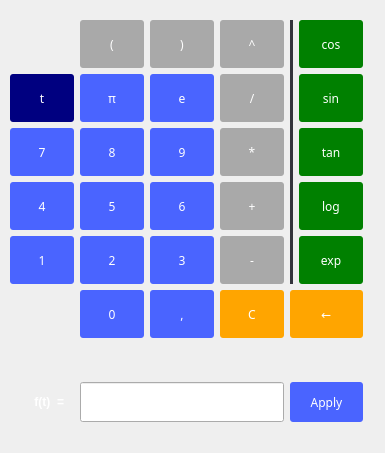
<?xml version="1.0" encoding="UTF-8"?>
<ui version="4.0">
 <class>Math</class>
 <widget class="QWidget" name="Math">
  <property name="geometry">
   <rect>
    <x>0</x>
    <y>0</y>
    <width>385</width>
    <height>453</height>
   </rect>
  </property>
  <property name="windowTitle">
   <string>Form</string>
  </property>
  <property name="styleSheet">
   <string notr="true">QPushButton {
color: white;
background-color: #4a64ff;
font-family:  14pt;
border-width: 0px;
border-radius: 3px;
min-width: 64px;
}
QPushButton:disabled {
background-color: grey;
}
QPushButton:pressed {
background-color: #F45000;
}
QLabel {
color: white;

font-weight: bold;
}
QMenu {
color: white;
background-color: green;

font-weight: bold;
border-width: 0px;
border-radius: 3px;
}
QMenu::item { background-color: transparent; }
QMenu::item:selected { background-color: #F45000; }</string>
  </property>
  <layout class="QGridLayout" name="gridLayout_2">
   <property name="leftMargin">
    <number>0</number>
   </property>
   <property name="topMargin">
    <number>20</number>
   </property>
   <property name="rightMargin">
    <number>0</number>
   </property>
   <property name="bottomMargin">
    <number>0</number>
   </property>
   <item row="9" column="4" colspan="3">
    <widget class="QLineEdit" name="function">
     <property name="sizePolicy">
      <sizepolicy hsizetype="Preferred" vsizetype="Minimum">
       <horstretch>0</horstretch>
       <verstretch>0</verstretch>
      </sizepolicy>
     </property>
     <property name="maximumSize">
      <size>
       <width>16777215</width>
       <height>40</height>
      </size>
     </property>
     <property name="styleSheet">
      <string notr="true">
QLineEdit[invalid=true] {
border-color: red;
}
QLineEdit[valid=true] {
border-color: green;
}</string>
     </property>
    </widget>
   </item>
   <item row="9" column="3">
    <widget class="QLabel" name="label_2">
     <property name="sizePolicy">
      <sizepolicy hsizetype="Preferred" vsizetype="Maximum">
       <horstretch>0</horstretch>
       <verstretch>0</verstretch>
      </sizepolicy>
     </property>
     <property name="text">
      <string>f(t)  =   </string>
     </property>
     <property name="alignment">
      <set>Qt::AlignRight|Qt::AlignTrailing|Qt::AlignVCenter</set>
     </property>
    </widget>
   </item>
   <item row="6" column="5">
    <widget class="QWidget" name="widget" native="true">
     <property name="sizePolicy">
      <sizepolicy hsizetype="Preferred" vsizetype="MinimumExpanding">
       <horstretch>0</horstretch>
       <verstretch>0</verstretch>
      </sizepolicy>
     </property>
     <property name="minimumSize">
      <size>
       <width>0</width>
       <height>8</height>
      </size>
     </property>
     <property name="maximumSize">
      <size>
       <width>0</width>
       <height>48</height>
      </size>
     </property>
    </widget>
   </item>
   <item row="0" column="8">
    <widget class="QPushButton" name="btnCos">
     <property name="sizePolicy">
      <sizepolicy hsizetype="Fixed" vsizetype="MinimumExpanding">
       <horstretch>0</horstretch>
       <verstretch>0</verstretch>
      </sizepolicy>
     </property>
     <property name="minimumSize">
      <size>
       <width>64</width>
       <height>48</height>
      </size>
     </property>
     <property name="maximumSize">
      <size>
       <width>16777215</width>
       <height>64</height>
      </size>
     </property>
     <property name="styleSheet">
      <string notr="true">QPushButton:enabled:!pressed { background-color: green; }</string>
     </property>
     <property name="text">
      <string>cos</string>
     </property>
    </widget>
   </item>
   <item row="2" column="9">
    <spacer name="horizontalSpacer">
     <property name="orientation">
      <enum>Qt::Horizontal</enum>
     </property>
     <property name="sizeType">
      <enum>QSizePolicy::Expanding</enum>
     </property>
     <property name="sizeHint" stdset="0">
      <size>
       <width>0</width>
       <height>0</height>
      </size>
     </property>
    </spacer>
   </item>
   <item row="4" column="4">
    <widget class="QPushButton" name="btn2">
     <property name="sizePolicy">
      <sizepolicy hsizetype="Fixed" vsizetype="MinimumExpanding">
       <horstretch>0</horstretch>
       <verstretch>0</verstretch>
      </sizepolicy>
     </property>
     <property name="minimumSize">
      <size>
       <width>64</width>
       <height>48</height>
      </size>
     </property>
     <property name="maximumSize">
      <size>
       <width>16777215</width>
       <height>64</height>
      </size>
     </property>
     <property name="text">
      <string>2</string>
     </property>
    </widget>
   </item>
   <item row="2" column="3">
    <widget class="QPushButton" name="btn7">
     <property name="sizePolicy">
      <sizepolicy hsizetype="Fixed" vsizetype="MinimumExpanding">
       <horstretch>0</horstretch>
       <verstretch>0</verstretch>
      </sizepolicy>
     </property>
     <property name="minimumSize">
      <size>
       <width>64</width>
       <height>48</height>
      </size>
     </property>
     <property name="maximumSize">
      <size>
       <width>16777215</width>
       <height>64</height>
      </size>
     </property>
     <property name="text">
      <string>7</string>
     </property>
    </widget>
   </item>
   <item row="5" column="5">
    <widget class="QPushButton" name="btnComma">
     <property name="sizePolicy">
      <sizepolicy hsizetype="Fixed" vsizetype="MinimumExpanding">
       <horstretch>0</horstretch>
       <verstretch>0</verstretch>
      </sizepolicy>
     </property>
     <property name="minimumSize">
      <size>
       <width>64</width>
       <height>48</height>
      </size>
     </property>
     <property name="maximumSize">
      <size>
       <width>16777215</width>
       <height>64</height>
      </size>
     </property>
     <property name="text">
      <string>,</string>
     </property>
    </widget>
   </item>
   <item row="11" column="7">
    <spacer name="verticalSpacer">
     <property name="orientation">
      <enum>Qt::Vertical</enum>
     </property>
     <property name="sizeType">
      <enum>QSizePolicy::Expanding</enum>
     </property>
     <property name="sizeHint" stdset="0">
      <size>
       <width>0</width>
       <height>0</height>
      </size>
     </property>
    </spacer>
   </item>
   <item row="4" column="5">
    <widget class="QPushButton" name="btn3">
     <property name="sizePolicy">
      <sizepolicy hsizetype="Fixed" vsizetype="MinimumExpanding">
       <horstretch>0</horstretch>
       <verstretch>0</verstretch>
      </sizepolicy>
     </property>
     <property name="minimumSize">
      <size>
       <width>64</width>
       <height>48</height>
      </size>
     </property>
     <property name="maximumSize">
      <size>
       <width>16777215</width>
       <height>64</height>
      </size>
     </property>
     <property name="text">
      <string>3</string>
     </property>
    </widget>
   </item>
   <item row="5" column="7" colspan="2">
    <widget class="QPushButton" name="btnBackspace">
     <property name="sizePolicy">
      <sizepolicy hsizetype="Minimum" vsizetype="MinimumExpanding">
       <horstretch>0</horstretch>
       <verstretch>0</verstretch>
      </sizepolicy>
     </property>
     <property name="minimumSize">
      <size>
       <width>64</width>
       <height>48</height>
      </size>
     </property>
     <property name="maximumSize">
      <size>
       <width>16777215</width>
       <height>64</height>
      </size>
     </property>
     <property name="styleSheet">
      <string notr="true">QPushButton:enabled:!pressed { background-color: orange; }</string>
     </property>
     <property name="text">
      <string>←</string>
     </property>
    </widget>
   </item>
   <item row="0" column="4">
    <widget class="QPushButton" name="btnOpenP">
     <property name="sizePolicy">
      <sizepolicy hsizetype="Fixed" vsizetype="MinimumExpanding">
       <horstretch>0</horstretch>
       <verstretch>0</verstretch>
      </sizepolicy>
     </property>
     <property name="minimumSize">
      <size>
       <width>64</width>
       <height>48</height>
      </size>
     </property>
     <property name="maximumSize">
      <size>
       <width>16777215</width>
       <height>64</height>
      </size>
     </property>
     <property name="styleSheet">
      <string notr="true">QPushButton:enabled:!pressed { background-color: darkgrey; }</string>
     </property>
     <property name="text">
      <string>(</string>
     </property>
    </widget>
   </item>
   <item row="4" column="8">
    <widget class="QPushButton" name="btnExp">
     <property name="sizePolicy">
      <sizepolicy hsizetype="Fixed" vsizetype="MinimumExpanding">
       <horstretch>0</horstretch>
       <verstretch>0</verstretch>
      </sizepolicy>
     </property>
     <property name="minimumSize">
      <size>
       <width>64</width>
       <height>48</height>
      </size>
     </property>
     <property name="maximumSize">
      <size>
       <width>16777215</width>
       <height>64</height>
      </size>
     </property>
     <property name="styleSheet">
      <string notr="true">QPushButton:enabled:!pressed { background-color: green; }</string>
     </property>
     <property name="text">
      <string>exp</string>
     </property>
    </widget>
   </item>
   <item row="4" column="3">
    <widget class="QPushButton" name="btn1">
     <property name="sizePolicy">
      <sizepolicy hsizetype="Fixed" vsizetype="MinimumExpanding">
       <horstretch>0</horstretch>
       <verstretch>0</verstretch>
      </sizepolicy>
     </property>
     <property name="minimumSize">
      <size>
       <width>64</width>
       <height>48</height>
      </size>
     </property>
     <property name="maximumSize">
      <size>
       <width>16777215</width>
       <height>64</height>
      </size>
     </property>
     <property name="text">
      <string>1</string>
     </property>
    </widget>
   </item>
   <item row="2" column="4">
    <widget class="QPushButton" name="btn8">
     <property name="sizePolicy">
      <sizepolicy hsizetype="Fixed" vsizetype="MinimumExpanding">
       <horstretch>0</horstretch>
       <verstretch>0</verstretch>
      </sizepolicy>
     </property>
     <property name="minimumSize">
      <size>
       <width>64</width>
       <height>48</height>
      </size>
     </property>
     <property name="maximumSize">
      <size>
       <width>16777215</width>
       <height>64</height>
      </size>
     </property>
     <property name="text">
      <string>8</string>
     </property>
    </widget>
   </item>
   <item row="4" column="6">
    <widget class="QPushButton" name="btnMinus">
     <property name="sizePolicy">
      <sizepolicy hsizetype="Fixed" vsizetype="MinimumExpanding">
       <horstretch>0</horstretch>
       <verstretch>0</verstretch>
      </sizepolicy>
     </property>
     <property name="minimumSize">
      <size>
       <width>64</width>
       <height>48</height>
      </size>
     </property>
     <property name="maximumSize">
      <size>
       <width>16777215</width>
       <height>64</height>
      </size>
     </property>
     <property name="styleSheet">
      <string notr="true">QPushButton:enabled:!pressed { background-color: darkgrey; }</string>
     </property>
     <property name="text">
      <string>-</string>
     </property>
    </widget>
   </item>
   <item row="1" column="6">
    <widget class="QPushButton" name="btnDiv">
     <property name="sizePolicy">
      <sizepolicy hsizetype="Fixed" vsizetype="MinimumExpanding">
       <horstretch>0</horstretch>
       <verstretch>0</verstretch>
      </sizepolicy>
     </property>
     <property name="minimumSize">
      <size>
       <width>64</width>
       <height>48</height>
      </size>
     </property>
     <property name="maximumSize">
      <size>
       <width>16777215</width>
       <height>64</height>
      </size>
     </property>
     <property name="styleSheet">
      <string notr="true">QPushButton:enabled:!pressed { background-color: darkgrey; }</string>
     </property>
     <property name="text">
      <string>/</string>
     </property>
    </widget>
   </item>
   <item row="2" column="6">
    <widget class="QPushButton" name="btnMult">
     <property name="sizePolicy">
      <sizepolicy hsizetype="Fixed" vsizetype="MinimumExpanding">
       <horstretch>0</horstretch>
       <verstretch>0</verstretch>
      </sizepolicy>
     </property>
     <property name="minimumSize">
      <size>
       <width>64</width>
       <height>48</height>
      </size>
     </property>
     <property name="maximumSize">
      <size>
       <width>16777215</width>
       <height>64</height>
      </size>
     </property>
     <property name="styleSheet">
      <string notr="true">QPushButton:enabled:!pressed { background-color: darkgrey; }</string>
     </property>
     <property name="text">
      <string>*</string>
     </property>
    </widget>
   </item>
   <item row="1" column="5">
    <widget class="QPushButton" name="btnE">
     <property name="sizePolicy">
      <sizepolicy hsizetype="Fixed" vsizetype="MinimumExpanding">
       <horstretch>0</horstretch>
       <verstretch>0</verstretch>
      </sizepolicy>
     </property>
     <property name="minimumSize">
      <size>
       <width>64</width>
       <height>48</height>
      </size>
     </property>
     <property name="maximumSize">
      <size>
       <width>16777215</width>
       <height>64</height>
      </size>
     </property>
     <property name="text">
      <string>e</string>
     </property>
    </widget>
   </item>
   <item row="0" column="7" rowspan="5">
    <widget class="Line" name="line_2">
     <property name="sizePolicy">
      <sizepolicy hsizetype="Minimum" vsizetype="Minimum">
       <horstretch>0</horstretch>
       <verstretch>0</verstretch>
      </sizepolicy>
     </property>
     <property name="styleSheet">
      <string notr="true">color: rgb(51, 51, 59);</string>
     </property>
     <property name="frameShadow">
      <enum>QFrame::Plain</enum>
     </property>
     <property name="lineWidth">
      <number>4</number>
     </property>
     <property name="orientation">
      <enum>Qt::Vertical</enum>
     </property>
    </widget>
   </item>
   <item row="5" column="6">
    <widget class="QPushButton" name="btnClear">
     <property name="sizePolicy">
      <sizepolicy hsizetype="Minimum" vsizetype="MinimumExpanding">
       <horstretch>0</horstretch>
       <verstretch>0</verstretch>
      </sizepolicy>
     </property>
     <property name="minimumSize">
      <size>
       <width>64</width>
       <height>48</height>
      </size>
     </property>
     <property name="maximumSize">
      <size>
       <width>16777215</width>
       <height>64</height>
      </size>
     </property>
     <property name="styleSheet">
      <string notr="true">QPushButton:enabled:!pressed { background-color: orange; }</string>
     </property>
     <property name="text">
      <string>C</string>
     </property>
    </widget>
   </item>
   <item row="5" column="4">
    <widget class="QPushButton" name="btn0">
     <property name="sizePolicy">
      <sizepolicy hsizetype="Minimum" vsizetype="MinimumExpanding">
       <horstretch>0</horstretch>
       <verstretch>0</verstretch>
      </sizepolicy>
     </property>
     <property name="minimumSize">
      <size>
       <width>64</width>
       <height>48</height>
      </size>
     </property>
     <property name="maximumSize">
      <size>
       <width>16777215</width>
       <height>64</height>
      </size>
     </property>
     <property name="text">
      <string>0</string>
     </property>
    </widget>
   </item>
   <item row="3" column="5">
    <widget class="QPushButton" name="btn6">
     <property name="sizePolicy">
      <sizepolicy hsizetype="Fixed" vsizetype="MinimumExpanding">
       <horstretch>0</horstretch>
       <verstretch>0</verstretch>
      </sizepolicy>
     </property>
     <property name="minimumSize">
      <size>
       <width>64</width>
       <height>48</height>
      </size>
     </property>
     <property name="maximumSize">
      <size>
       <width>16777215</width>
       <height>64</height>
      </size>
     </property>
     <property name="text">
      <string>6</string>
     </property>
    </widget>
   </item>
   <item row="0" column="5">
    <widget class="QPushButton" name="btnCloseP">
     <property name="sizePolicy">
      <sizepolicy hsizetype="Fixed" vsizetype="MinimumExpanding">
       <horstretch>0</horstretch>
       <verstretch>0</verstretch>
      </sizepolicy>
     </property>
     <property name="minimumSize">
      <size>
       <width>64</width>
       <height>48</height>
      </size>
     </property>
     <property name="maximumSize">
      <size>
       <width>16777215</width>
       <height>64</height>
      </size>
     </property>
     <property name="styleSheet">
      <string notr="true">QPushButton:enabled:!pressed { background-color: darkgrey; }</string>
     </property>
     <property name="text">
      <string>)</string>
     </property>
    </widget>
   </item>
   <item row="3" column="8">
    <widget class="QPushButton" name="btnLog">
     <property name="sizePolicy">
      <sizepolicy hsizetype="Fixed" vsizetype="MinimumExpanding">
       <horstretch>0</horstretch>
       <verstretch>0</verstretch>
      </sizepolicy>
     </property>
     <property name="minimumSize">
      <size>
       <width>64</width>
       <height>48</height>
      </size>
     </property>
     <property name="maximumSize">
      <size>
       <width>16777215</width>
       <height>64</height>
      </size>
     </property>
     <property name="styleSheet">
      <string notr="true">QPushButton:enabled:!pressed { background-color: green; }</string>
     </property>
     <property name="text">
      <string>log</string>
     </property>
    </widget>
   </item>
   <item row="1" column="3">
    <widget class="QPushButton" name="btnT">
     <property name="sizePolicy">
      <sizepolicy hsizetype="Fixed" vsizetype="MinimumExpanding">
       <horstretch>0</horstretch>
       <verstretch>0</verstretch>
      </sizepolicy>
     </property>
     <property name="minimumSize">
      <size>
       <width>64</width>
       <height>48</height>
      </size>
     </property>
     <property name="maximumSize">
      <size>
       <width>16777215</width>
       <height>64</height>
      </size>
     </property>
     <property name="styleSheet">
      <string notr="true">QPushButton:enabled:!pressed { background-color: navy; }</string>
     </property>
     <property name="text">
      <string>t</string>
     </property>
    </widget>
   </item>
   <item row="3" column="6">
    <widget class="QPushButton" name="btnPlus">
     <property name="sizePolicy">
      <sizepolicy hsizetype="Fixed" vsizetype="MinimumExpanding">
       <horstretch>0</horstretch>
       <verstretch>0</verstretch>
      </sizepolicy>
     </property>
     <property name="minimumSize">
      <size>
       <width>64</width>
       <height>48</height>
      </size>
     </property>
     <property name="maximumSize">
      <size>
       <width>16777215</width>
       <height>64</height>
      </size>
     </property>
     <property name="styleSheet">
      <string notr="true">QPushButton:enabled:!pressed { background-color: darkgrey; }</string>
     </property>
     <property name="text">
      <string>+</string>
     </property>
    </widget>
   </item>
   <item row="2" column="5">
    <widget class="QPushButton" name="btn9">
     <property name="sizePolicy">
      <sizepolicy hsizetype="Fixed" vsizetype="MinimumExpanding">
       <horstretch>0</horstretch>
       <verstretch>0</verstretch>
      </sizepolicy>
     </property>
     <property name="minimumSize">
      <size>
       <width>64</width>
       <height>48</height>
      </size>
     </property>
     <property name="maximumSize">
      <size>
       <width>16777215</width>
       <height>64</height>
      </size>
     </property>
     <property name="text">
      <string>9</string>
     </property>
    </widget>
   </item>
   <item row="2" column="8">
    <widget class="QPushButton" name="btnTan">
     <property name="sizePolicy">
      <sizepolicy hsizetype="Fixed" vsizetype="MinimumExpanding">
       <horstretch>0</horstretch>
       <verstretch>0</verstretch>
      </sizepolicy>
     </property>
     <property name="minimumSize">
      <size>
       <width>64</width>
       <height>48</height>
      </size>
     </property>
     <property name="maximumSize">
      <size>
       <width>16777215</width>
       <height>64</height>
      </size>
     </property>
     <property name="styleSheet">
      <string notr="true">QPushButton:enabled:!pressed { background-color: green; }</string>
     </property>
     <property name="text">
      <string>tan</string>
     </property>
    </widget>
   </item>
   <item row="0" column="6">
    <widget class="QPushButton" name="btnPow">
     <property name="sizePolicy">
      <sizepolicy hsizetype="Fixed" vsizetype="MinimumExpanding">
       <horstretch>0</horstretch>
       <verstretch>0</verstretch>
      </sizepolicy>
     </property>
     <property name="minimumSize">
      <size>
       <width>64</width>
       <height>48</height>
      </size>
     </property>
     <property name="maximumSize">
      <size>
       <width>16777215</width>
       <height>64</height>
      </size>
     </property>
     <property name="styleSheet">
      <string notr="true">QPushButton:enabled:!pressed { background-color: darkgrey; }</string>
     </property>
     <property name="text">
      <string>^</string>
     </property>
    </widget>
   </item>
   <item row="3" column="3">
    <widget class="QPushButton" name="btn4">
     <property name="sizePolicy">
      <sizepolicy hsizetype="Fixed" vsizetype="MinimumExpanding">
       <horstretch>0</horstretch>
       <verstretch>0</verstretch>
      </sizepolicy>
     </property>
     <property name="minimumSize">
      <size>
       <width>64</width>
       <height>48</height>
      </size>
     </property>
     <property name="maximumSize">
      <size>
       <width>16777215</width>
       <height>64</height>
      </size>
     </property>
     <property name="text">
      <string>4</string>
     </property>
    </widget>
   </item>
   <item row="9" column="7" colspan="2">
    <widget class="QPushButton" name="btnApply">
     <property name="sizePolicy">
      <sizepolicy hsizetype="Minimum" vsizetype="Minimum">
       <horstretch>0</horstretch>
       <verstretch>0</verstretch>
      </sizepolicy>
     </property>
     <property name="minimumSize">
      <size>
       <width>64</width>
       <height>40</height>
      </size>
     </property>
     <property name="maximumSize">
      <size>
       <width>16777215</width>
       <height>40</height>
      </size>
     </property>
     <property name="styleSheet">
      <string notr="true">QPushButton:enabled:!pressed { background-color: #4a64ff; }
QPushButton[valid=true]:enabled:!pressed { background-color: #4a64ff; }
QPushButton[invalid=true]:enabled:!pressed { background-color: #4a64ff; }
QPushButton:pressed {
background-color: #4a64ff;
}
QPushButton:hover
{
	 background-color: #4a34ff;
}</string>
     </property>
     <property name="text">
      <string>Apply</string>
     </property>
    </widget>
   </item>
   <item row="1" column="4">
    <widget class="QPushButton" name="btnPi">
     <property name="sizePolicy">
      <sizepolicy hsizetype="Fixed" vsizetype="MinimumExpanding">
       <horstretch>0</horstretch>
       <verstretch>0</verstretch>
      </sizepolicy>
     </property>
     <property name="minimumSize">
      <size>
       <width>64</width>
       <height>48</height>
      </size>
     </property>
     <property name="maximumSize">
      <size>
       <width>16777215</width>
       <height>64</height>
      </size>
     </property>
     <property name="text">
      <string>π</string>
     </property>
    </widget>
   </item>
   <item row="3" column="4">
    <widget class="QPushButton" name="btn5">
     <property name="sizePolicy">
      <sizepolicy hsizetype="Fixed" vsizetype="MinimumExpanding">
       <horstretch>0</horstretch>
       <verstretch>0</verstretch>
      </sizepolicy>
     </property>
     <property name="minimumSize">
      <size>
       <width>64</width>
       <height>48</height>
      </size>
     </property>
     <property name="maximumSize">
      <size>
       <width>16777215</width>
       <height>64</height>
      </size>
     </property>
     <property name="text">
      <string>5</string>
     </property>
    </widget>
   </item>
   <item row="1" column="8">
    <widget class="QPushButton" name="btnSin">
     <property name="sizePolicy">
      <sizepolicy hsizetype="Fixed" vsizetype="MinimumExpanding">
       <horstretch>0</horstretch>
       <verstretch>0</verstretch>
      </sizepolicy>
     </property>
     <property name="minimumSize">
      <size>
       <width>64</width>
       <height>48</height>
      </size>
     </property>
     <property name="maximumSize">
      <size>
       <width>16777215</width>
       <height>64</height>
      </size>
     </property>
     <property name="styleSheet">
      <string notr="true">QPushButton:enabled:!pressed { background-color: green; }</string>
     </property>
     <property name="text">
      <string>sin</string>
     </property>
    </widget>
   </item>
   <item row="2" column="0">
    <spacer name="horizontalSpacer_2">
     <property name="orientation">
      <enum>Qt::Horizontal</enum>
     </property>
     <property name="sizeType">
      <enum>QSizePolicy::Fixed</enum>
     </property>
     <property name="sizeHint" stdset="0">
      <size>
       <width>10</width>
       <height>20</height>
      </size>
     </property>
    </spacer>
   </item>
  </layout>
 </widget>
 <resources/>
 <connections/>
</ui>
